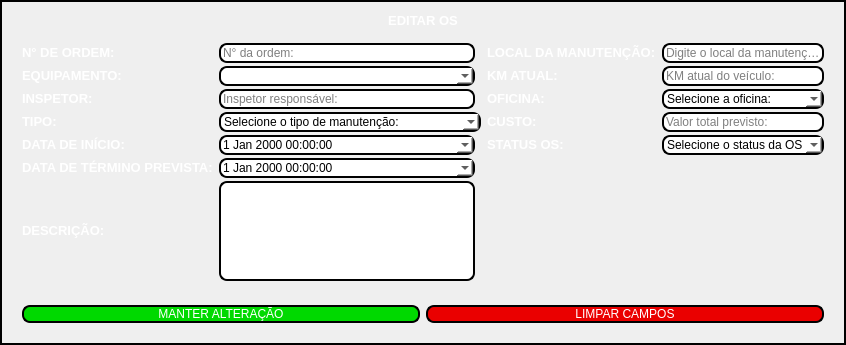
            <widget class="QFrame" name="frame_os_edit">
             <property name="sizePolicy">
              <sizepolicy hsizetype="Expanding" vsizetype="Fixed">
               <horstretch>0</horstretch>
               <verstretch>0</verstretch>
              </sizepolicy>
             </property>
             <property name="minimumSize">
              <size>
               <width>0</width>
               <height>0</height>
              </size>
             </property>
             <property name="maximumSize">
              <size>
               <width>16777215</width>
               <height>350</height>
              </size>
             </property>
             <property name="styleSheet">
              <string notr="true">border: 2px solid black</string>
             </property>
             <property name="frameShape">
              <enum>QFrame::StyledPanel</enum>
             </property>
             <property name="frameShadow">
              <enum>QFrame::Raised</enum>
             </property>
             <layout class="QVBoxLayout" name="verticalLayout_43">
              <item>
               <widget class="QLabel" name="lbl_os_edit_titulo">
                <property name="maximumSize">
                 <size>
                  <width>16777215</width>
                  <height>50</height>
                 </size>
                </property>
                <property name="styleSheet">
                 <string notr="true">border: 0px</string>
                </property>
                <property name="text">
                 <string>&lt;html&gt;&lt;head/&gt;&lt;body&gt;&lt;p align=&quot;center&quot;&gt;&lt;span style=&quot; font-size:10pt; font-weight:600; color:#ffffff;&quot;&gt;EDITAR OS&lt;/span&gt;&lt;/p&gt;&lt;/body&gt;&lt;/html&gt;</string>
                </property>
               </widget>
              </item>
              <item>
               <widget class="QFrame" name="frame_os_edit_info">
                <property name="sizePolicy">
                 <sizepolicy hsizetype="Preferred" vsizetype="Fixed">
                  <horstretch>0</horstretch>
                  <verstretch>0</verstretch>
                 </sizepolicy>
                </property>
                <property name="minimumSize">
                 <size>
                  <width>0</width>
                  <height>0</height>
                 </size>
                </property>
                <property name="styleSheet">
                 <string notr="true">border: 0px</string>
                </property>
                <property name="frameShape">
                 <enum>QFrame::StyledPanel</enum>
                </property>
                <property name="frameShadow">
                 <enum>QFrame::Raised</enum>
                </property>
                <layout class="QGridLayout" name="gridLayout_10">
                 <property name="verticalSpacing">
                  <number>3</number>
                 </property>
                 <item row="6" column="1" colspan="2">
                  <widget class="QComboBox" name="box_os_edit_tipo">
                   <property name="styleSheet">
                    <string notr="true">border-radius: 8px;
border:  2px solid black;
background-color: rgb(255, 255, 255);</string>
                   </property>
                   <item>
                    <property name="text">
                     <string>Selecione o tipo de manutenção:</string>
                    </property>
                   </item>
                   <item>
                    <property name="text">
                     <string>PREVENTIVA</string>
                    </property>
                   </item>
                   <item>
                    <property name="text">
                     <string>CORRETIVA_PLANEJADA</string>
                    </property>
                   </item>
                   <item>
                    <property name="text">
                     <string>CORRETIVA_NAO_PLANEJADA</string>
                    </property>
                   </item>
                   <item>
                    <property name="text">
                     <string>REVISÃO</string>
                    </property>
                   </item>
                  </widget>
                 </item>
                 <item row="6" column="0">
                  <widget class="QLabel" name="lbl_os_edit_tipo">
                   <property name="text">
                    <string>&lt;html&gt;&lt;head/&gt;&lt;body&gt;&lt;p&gt;&lt;span style=&quot; font-size:10pt; font-weight:600; color:#ffffff;&quot;&gt;TIPO:&lt;/span&gt;&lt;/p&gt;&lt;/body&gt;&lt;/html&gt;</string>
                   </property>
                  </widget>
                 </item>
                 <item row="5" column="1">
                  <widget class="QLineEdit" name="edit_os_edit_inspetor">
                   <property name="styleSheet">
                    <string notr="true">border-radius: 8px;
border:  2px solid black;
background-color: rgb(255, 255, 255);</string>
                   </property>
                   <property name="placeholderText">
                    <string>Inspetor responsável:</string>
                   </property>
                  </widget>
                 </item>
                 <item row="7" column="0">
                  <widget class="QLabel" name="lbl_os_edit_data_inicio">
                   <property name="text">
                    <string>&lt;html&gt;&lt;head/&gt;&lt;body&gt;&lt;p&gt;&lt;span style=&quot; font-size:10pt; font-weight:600; color:#ffffff;&quot;&gt;DATA DE INÍCIO:&lt;/span&gt;&lt;/p&gt;&lt;/body&gt;&lt;/html&gt;</string>
                   </property>
                  </widget>
                 </item>
                 <item row="8" column="0">
                  <widget class="QLabel" name="lbl_os_edit_data_termino">
                   <property name="text">
                    <string>&lt;html&gt;&lt;head/&gt;&lt;body&gt;&lt;p&gt;&lt;span style=&quot; font-size:10pt; font-weight:600; color:#ffffff;&quot;&gt;DATA DE TÉRMINO PREVISTA:&lt;/span&gt;&lt;/p&gt;&lt;/body&gt;&lt;/html&gt;</string>
                   </property>
                  </widget>
                 </item>
                 <item row="5" column="0">
                  <widget class="QLabel" name="lbl_os_edit_inspetor">
                   <property name="text">
                    <string>&lt;html&gt;&lt;head/&gt;&lt;body&gt;&lt;p&gt;&lt;span style=&quot; font-size:10pt; font-weight:600; color:#ffffff;&quot;&gt;INSPETOR:&lt;/span&gt;&lt;/p&gt;&lt;/body&gt;&lt;/html&gt;</string>
                   </property>
                  </widget>
                 </item>
                 <item row="6" column="3">
                  <widget class="QLabel" name="lbl_os_edit_custo">
                   <property name="text">
                    <string>&lt;html&gt;&lt;head/&gt;&lt;body&gt;&lt;p&gt;&lt;span style=&quot; font-size:10pt; font-weight:600; color:#ffffff;&quot;&gt;CUSTO:&lt;/span&gt;&lt;/p&gt;&lt;/body&gt;&lt;/html&gt;</string>
                   </property>
                  </widget>
                 </item>
                 <item row="2" column="1">
                  <widget class="QLineEdit" name="edit_os_edit_numero">
                   <property name="styleSheet">
                    <string notr="true">border-radius: 8px;
border:  2px solid black;
background-color: rgb(255, 255, 255);</string>
                   </property>
                   <property name="placeholderText">
                    <string>N° da ordem:</string>
                   </property>
                  </widget>
                 </item>
                 <item row="4" column="0">
                  <widget class="QLabel" name="lbl_os_edit_equipamento">
                   <property name="text">
                    <string>&lt;html&gt;&lt;head/&gt;&lt;body&gt;&lt;p&gt;&lt;span style=&quot; font-size:10pt; font-weight:600; color:#ffffff;&quot;&gt;EQUIPAMENTO:&lt;/span&gt;&lt;/p&gt;&lt;/body&gt;&lt;/html&gt;</string>
                   </property>
                  </widget>
                 </item>
                 <item row="2" column="0">
                  <widget class="QLabel" name="lbl_os_edit_numero">
                   <property name="text">
                    <string>&lt;html&gt;&lt;head/&gt;&lt;body&gt;&lt;p&gt;&lt;span style=&quot; font-size:10pt; font-weight:600; color:#ffffff;&quot;&gt;N° DE ORDEM:&lt;/span&gt;&lt;/p&gt;&lt;/body&gt;&lt;/html&gt;</string>
                   </property>
                  </widget>
                 </item>
                 <item row="2" column="3">
                  <widget class="QLabel" name="lbl_os_edit_local">
                   <property name="text">
                    <string>&lt;html&gt;&lt;head/&gt;&lt;body&gt;&lt;p&gt;&lt;span style=&quot; font-size:10pt; font-weight:600; color:#ffffff;&quot;&gt;LOCAL DA MANUTENÇÃO:&lt;/span&gt;&lt;/p&gt;&lt;/body&gt;&lt;/html&gt;</string>
                   </property>
                  </widget>
                 </item>
                 <item row="5" column="3">
                  <widget class="QLabel" name="lbl_os_edit_oficina">
                   <property name="text">
                    <string>&lt;html&gt;&lt;head/&gt;&lt;body&gt;&lt;p&gt;&lt;span style=&quot; font-size:10pt; font-weight:600; color:#ffffff;&quot;&gt;OFICINA:&lt;/span&gt;&lt;/p&gt;&lt;/body&gt;&lt;/html&gt;</string>
                   </property>
                  </widget>
                 </item>
                 <item row="2" column="4">
                  <widget class="QLineEdit" name="edit_os_edit_local">
                   <property name="styleSheet">
                    <string notr="true">border-radius: 8px;
border:  2px solid black;
background-color: rgb(255, 255, 255);</string>
                   </property>
                   <property name="placeholderText">
                    <string>Digite o local da manutenção:</string>
                   </property>
                  </widget>
                 </item>
                 <item row="4" column="3">
                  <widget class="QLabel" name="lbl_os_edit_km_atual">
                   <property name="text">
                    <string>&lt;html&gt;&lt;head/&gt;&lt;body&gt;&lt;p&gt;&lt;span style=&quot; font-size:10pt; font-weight:600; color:#ffffff;&quot;&gt;KM ATUAL:&lt;/span&gt;&lt;/p&gt;&lt;/body&gt;&lt;/html&gt;</string>
                   </property>
                  </widget>
                 </item>
                 <item row="4" column="4">
                  <widget class="QLineEdit" name="edit_os_edit_km_atual">
                   <property name="styleSheet">
                    <string notr="true">border-radius: 8px;
border:  2px solid black;
background-color: rgb(255, 255, 255);</string>
                   </property>
                   <property name="placeholderText">
                    <string>KM atual do veículo:</string>
                   </property>
                  </widget>
                 </item>
                 <item row="5" column="4">
                  <widget class="QComboBox" name="box_os_edit_oficina">
                   <property name="styleSheet">
                    <string notr="true">border-radius: 8px;
border:  2px solid black;
background-color: rgb(255, 255, 255);</string>
                   </property>
                   <item>
                    <property name="text">
                     <string>Selecione a oficina:</string>
                    </property>
                   </item>
                   <item>
                    <property name="text">
                     <string>OFICINA_INTERNA</string>
                    </property>
                   </item>
                   <item>
                    <property name="text">
                     <string>OFICINA_EXTERNA</string>
                    </property>
                   </item>
                  </widget>
                 </item>
                 <item row="6" column="4">
                  <widget class="QLineEdit" name="edit_os_edit_custo">
                   <property name="styleSheet">
                    <string notr="true">border-radius: 8px;
border:  2px solid black;
background-color: rgb(255, 255, 255);</string>
                   </property>
                   <property name="placeholderText">
                    <string>Valor total previsto:</string>
                   </property>
                  </widget>
                 </item>
                 <item row="10" column="0">
                  <widget class="QLabel" name="lbl_os_edit_descricao">
                   <property name="text">
                    <string>&lt;html&gt;&lt;head/&gt;&lt;body&gt;&lt;p&gt;&lt;span style=&quot; font-size:10pt; font-weight:600; color:#ffffff;&quot;&gt;DESCRIÇÃO:&lt;/span&gt;&lt;/p&gt;&lt;/body&gt;&lt;/html&gt;</string>
                   </property>
                  </widget>
                 </item>
                 <item row="7" column="3">
                  <widget class="QLabel" name="lbl_os_edit_status">
                   <property name="text">
                    <string>&lt;html&gt;&lt;head/&gt;&lt;body&gt;&lt;p&gt;&lt;span style=&quot; font-size:10pt; font-weight:600; color:#ffffff;&quot;&gt;STATUS OS:&lt;/span&gt;&lt;/p&gt;&lt;/body&gt;&lt;/html&gt;</string>
                   </property>
                  </widget>
                 </item>
                 <item row="7" column="4">
                  <widget class="QComboBox" name="box_os_edit_status">
                   <property name="styleSheet">
                    <string notr="true">border-radius: 8px;
border:  2px solid black;
background-color: rgb(255, 255, 255);</string>
                   </property>
                   <item>
                    <property name="text">
                     <string>Selecione o status da OS:</string>
                    </property>
                   </item>
                   <item>
                    <property name="text">
                     <string>ABERTA</string>
                    </property>
                   </item>
                   <item>
                    <property name="text">
                     <string>EM_EXECUÇÃO</string>
                    </property>
                   </item>
                   <item>
                    <property name="text">
                     <string>FINALIZADA</string>
                    </property>
                   </item>
                   <item>
                    <property name="text">
                     <string>CANCELADA</string>
                    </property>
                   </item>
                  </widget>
                 </item>
                 <item row="10" column="1">
                  <widget class="QTextBrowser" name="txt_os_edit_descricao">
                   <property name="maximumSize">
                    <size>
                     <width>16777215</width>
                     <height>100</height>
                    </size>
                   </property>
                   <property name="styleSheet">
                    <string notr="true">border-radius: 8px;
border:  2px solid black;
background-color: rgb(255, 255, 255);</string>
                   </property>
                   <property name="readOnly">
                    <bool>false</bool>
                   </property>
                  </widget>
                 </item>
                 <item row="4" column="1">
                  <widget class="QComboBox" name="box_os_edit_equipamento">
                   <property name="styleSheet">
                    <string notr="true">border-radius: 8px;
border:  2px solid black;
background-color: rgb(255, 255, 255);</string>
                   </property>
                  </widget>
                 </item>
                 <item row="7" column="1">
                  <widget class="QDateTimeEdit" name="date_os_edit_data_inicio">
                   <property name="styleSheet">
                    <string notr="true">QDateTimeEdit {
    border: 2px solid black;
    border-radius: 8px;
    background-color: white;
}

/* Calendário popup */
QDateTimeEdit QCalendarWidget {
    background-color: white;
    color: black;
}

QCalendarWidget QMenu {
    background-color: white;
    color: black;
}

/* Dias do calendário */
QDateTimeEdit QCalendarWidget QAbstractItemView {
    background-color: white;
    color: black;
    selection-background-color: #0078d7;
    selection-color: white;
}

/* Barra superior (mês/ano e setas) */
QDateTimeEdit QCalendarWidget QWidget#qt_calendar_navigationbar {
    background-color: rgb(0, 85, 255);
}
</string>
                   </property>
                   <property name="calendarPopup">
                    <bool>true</bool>
                   </property>
                  </widget>
                 </item>
                 <item row="8" column="1">
                  <widget class="QDateTimeEdit" name="date_os_edit_data_termino">
                   <property name="styleSheet">
                    <string notr="true">QDateTimeEdit {
    border: 2px solid black;
    border-radius: 8px;
    background-color: white;
}

/* Calendário popup */
QDateTimeEdit QCalendarWidget {
    background-color: white;
    color: black;
}

QCalendarWidget QMenu {
    background-color: white;
    color: black;
}

/* Dias do calendário */
QDateTimeEdit QCalendarWidget QAbstractItemView {
    background-color: white;
    color: black;
    selection-background-color: #0078d7;
    selection-color: white;
}

/* Barra superior (mês/ano e setas) */
QDateTimeEdit QCalendarWidget QWidget#qt_calendar_navigationbar {
    background-color: rgb(0, 85, 255);
}
</string>
                   </property>
                   <property name="calendarPopup">
                    <bool>true</bool>
                   </property>
                  </widget>
                 </item>
                </layout>
               </widget>
              </item>
              <item>
               <widget class="QFrame" name="frame_os_edit_action">
                <property name="styleSheet">
                 <string notr="true">border: 0px</string>
                </property>
                <property name="frameShape">
                 <enum>QFrame::StyledPanel</enum>
                </property>
                <property name="frameShadow">
                 <enum>QFrame::Raised</enum>
                </property>
                <layout class="QHBoxLayout" name="horizontalLayout_48">
                 <item>
                  <widget class="QPushButton" name="btn_os_edit_salvar">
                   <property name="styleSheet">
                    <string notr="true">color: rgb(255, 255, 255);
border-radius: 8px;
border: 2px solid black;
background-color: rgb(0, 217, 0);</string>
                   </property>
                   <property name="text">
                    <string>MANTER ALTERAÇÃO</string>
                   </property>
                  </widget>
                 </item>
                 <item>
                  <widget class="QPushButton" name="btn_os_edit_limpar">
                   <property name="styleSheet">
                    <string notr="true">color: rgb(255, 255, 255);
border-radius: 8px;
border: 2px solid black;
background-color: rgb(234, 0, 0);</string>
                   </property>
                   <property name="text">
                    <string>LIMPAR CAMPOS</string>
                   </property>
                  </widget>
                 </item>
                </layout>
               </widget>
              </item>
             </layout>
            </widget>
